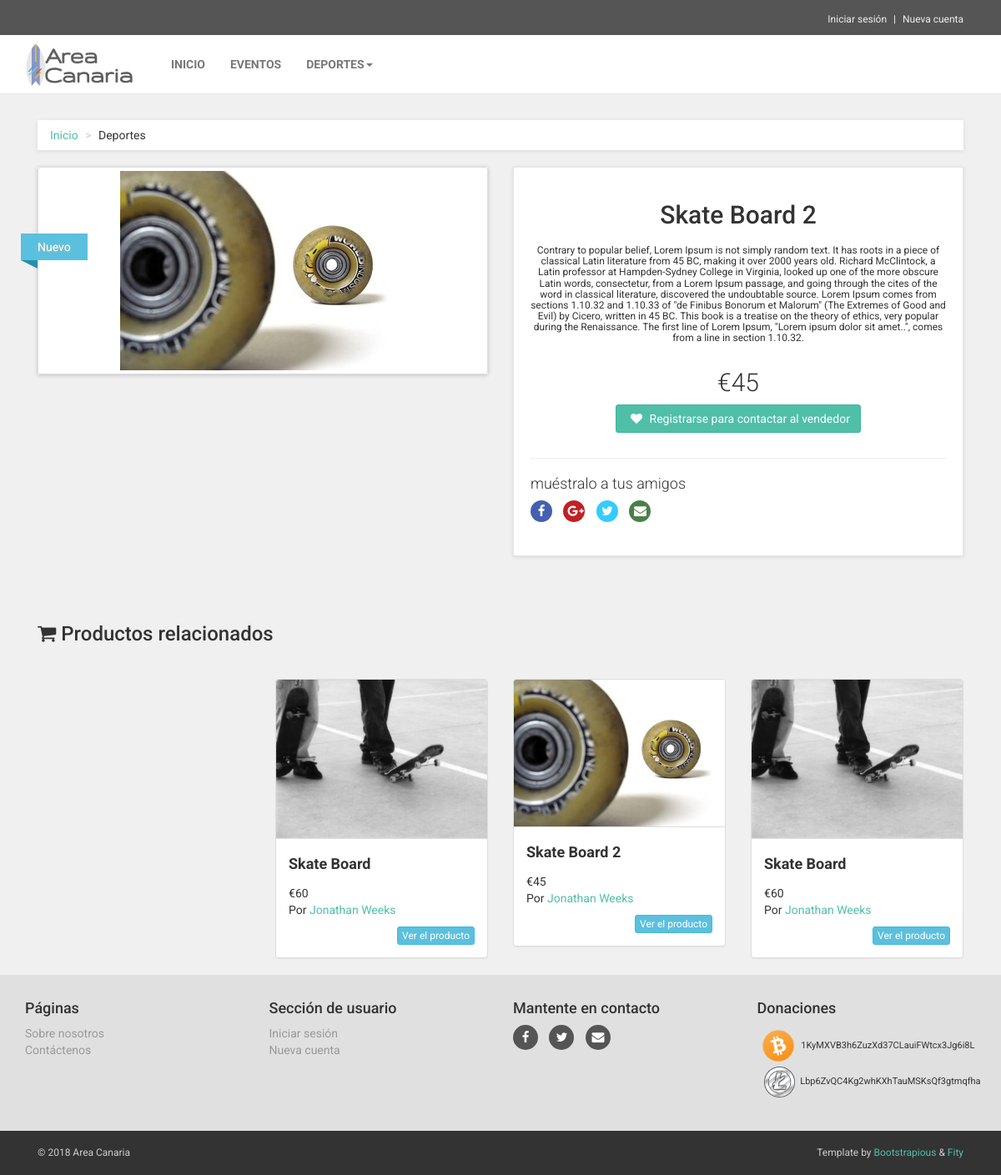
Screenshot of /Products_controller/product/106 with the database file from the repository.
### tables this page shows
CREATE TABLE `products` (
  `product_id` int(11) NOT NULL,
  `product_user_id` int(11) NOT NULL,
  `product_category_id` int(11) NOT NULL,
  `product_description` text NOT NULL,
  `product_name` varchar(255) NOT NULL,
  `product_cost` varchar(20) NOT NULL,
  `product_image` text NOT NULL,
  `product_timestamp` datetime NOT NULL
);

CREATE TABLE `users` (
  `user_id` int(11) NOT NULL,
  `user_is_admin` int(1) NOT NULL,
  `user_firstname` varchar(255) NOT NULL,
  `user_lastname` varchar(255) NOT NULL,
  `user_email` varchar(255) NOT NULL,
  `user_phone` bigint(15) NOT NULL,
  `user_image_cropped` text NOT NULL,
  `user_facebook` varchar(255) NOT NULL,
  `user_twitter` varchar(255) NOT NULL,
  `user_profile_or_business` int(11) NOT NULL,
  `user_business_name` varchar(255) NOT NULL,
  `user_business_position` text NOT NULL,
  `user_business_description` text NOT NULL,
  `user_business_website` varchar(255) NOT NULL,
  `user_business_email` varchar(255) NOT NULL,
  `user_business_facebook` text NOT NULL,
  `user_business_twitter` text NOT NULL,
  `user_password` varchar(255) NOT NULL,
  `user_timestamp` datetime NOT NULL DEFAULT CURRENT_TIMESTAMP ON UPDATE CURRENT_TIMESTAMP
);

### application/controllers/Products_controller.php (called while the page is built, shortened)
<?php
class Products_controller extends CI_Controller
{
    public function __construct()
    {
        $this->load->model("Products_model");
        $this->load->model("User_model");
    }
    public function product($product_id)
    {
        $data['products']         = $this->Products_model->product_by_id($product_id);
        $data['related_products'] = $this->Products_model->related_products();
        $this->load->view('products/product', $data);
    }
}

### index.php (called while the page is built, shortened)
<?php
require_once BASEPATH.'core/CodeIgniter.php';

### application/models/Products_model.php (called while the page is built, shortened)
<?php
class Products_model extends CI_Model {
    private $products_table = "products";
    private $users_table = "users";
    public function related_products() {
        $this->db->limit(8);
        $this->db->join("$this->users_table","$this->users_table.user_id = $this->products_table.product_user_id", 'left');
        $query = $this->db->get($this->products_table);
        return $query->result_array();
    }
    public function product_by_id($product_id) {
        $this->db->where("product_id", $product_id);
        $query = $this->db->get($this->products_table);
        return $query->result_array();
    }
}

### application/views/products/product.php (the view, shortened to what this page needs)
<div class="container">
    <div class="col-md-12">
        <ul class="breadcrumb">
          <li><a href="<?php echo base_url(); ?>"><?php echo $GLOBALS['home']; ?></a></li>
            <li><?php echo $GLOBALS['sports']; ?></li>
        </ul>
    </div>
    <?php foreach ($products as $product) { ?>
    <div class="col-md-12">
        <div class="row" id="productMain">
            <div class="col-sm-6">
                <div id="mainImage">
                        <a class="fancybox thumbnail center-block" rel="group" href="<?php echo base_url('assets/img/') . $product['product_image']?>">
                            <img class="media-object img-responsive" src="<?php echo base_url('assets/img/') . $product['product_image']?>">
                        </a>
                </div>
                <div class="ribbon new">
                    <div class="theribbon"><?php echo $GLOBALS['new']; ?></div>
                </div>
            </div>
            <div class="col-sm-6">
                <div class="box" id="details">
                    <h2 class="text-center"><?php echo $product['product_name']; ?></h2>
                    <p class="goToDescription"><?php echo $product['product_description']; ?></p>
                    <p class="price">€<?php echo $product['product_cost']; ?></p>
                    <p class="text-center buttons">
                    <?php if(empty($this->session->userdata('user_id'))) { ?>
                        <a href="<?php echo base_url('Auth_controller/register');?>" class="btn btn-primary"><i class="fa fa-heart"></i> <?php echo $GLOBALS['register_to_contact_seller']; ?></a>
                    <?php } else { ?>
                        <a href="<?php echo base_url("Products_controller/contact_seller/") . $product['product_user_id'] . "/" . $product['product_id'] ?>" class="btn btn-primary"><i class="fa fa-heart"></i><?php echo $GLOBALS['contact_seller']; ?></a>
                    <?php } ?>
                    </p>
                    <hr>
                    <div class="social">
                        <h4><?php echo $GLOBALS['show_it_to_your_friends']; ?></h4>
                        <p>
                            <a href="#" class="external facebook" data-animate-hover="pulse"><i class="fa fa-facebook"></i></a>
                            <a href="#" class="external gplus" data-animate-hover="pulse"><i class="fa fa-google-plus"></i></a>
                            <a href="#" class="external twitter" data-animate-hover="pulse"><i class="fa fa-twitter"></i></a>
                            <a href="#" class="email" data-animate-hover="pulse"><i class="fa fa-envelope"></i></a>
                        </p>
                    </div>
                </div>
            </div>
        </div>
    </div>
    <?php } ?>
  </div>
  <div class="container">
    <div class="container"><h3><i class="fa fa-shopping-cart"></i> <?php echo $GLOBALS['related_products']; ?></h3></div>
      <div <div class="container-fluid">
        <div class="masonry-container">
        <div class="col-xs-12 col-sm-6 col-md-3 masonry-sizer"></div>
        <?php foreach ($products as $product) { ?>
            <?php foreach ($related_products as $related_product) { ?>
                 <?php if($this->uri->segment(3) != $related_product['product_id']) { ?>
                     <?php if($product['product_category_id'] == $related_product['product_category_id']) { ?>
                        		<div class="col-xs-12 col-sm-6 col-md-3 masonry-item">
                        			<div class="panel panel-default panel-front">
                        				<div class="panel-heading">
                                     <h4 class="panel-title"><a HREF="#">
                                       <a class="fancybox" rel="group" href="<?php echo base_url('assets/img/') . $related_product['product_image']?>">
                                           <img class="media-object img-responsive" src="<?php echo base_url('assets/img/') . $related_product['product_image']?>">
                                       </a>
                                     </h4>
                        				</div>
                        				<div class="panel-body">
                        					<h4><?php echo $related_product['product_name']; ?></h4>
                                  €<?php echo $related_product['product_cost']; ?>
                                  <br>
                                  <span><?php echo $GLOBALS['by']; ?> <a href="<?php echo base_url("Profile_controller/profile/") . $related_product['user_id']; ?>"><?php echo $related_product['user_firstname'] . " " . $related_product['user_lastname'] ?></a></span>
                                  <br>
                        				<div class="text-right">
                                	<a href="<?php echo base_url("Products_controller/product/") . $related_product['product_id']; ?>" class="btn btn-info btn-xs" role="button"><?php echo $GLOBALS['view_product']; ?></a>
                        				</div>
                        				</div>
                        			</div>
                        		</div>
                        <?php } ?>
                   <?php } ?>
              <?php } ?>
         <?php } ?>
        </div>
    </div>
  </div>

### assets/css/custom.css (style rules this page uses)
.container-fluid { padding:0; }
.panel-front { margin-bottom:20px; margin-top:20px; }
.panel-front .panel-heading .panel-title img { border-radius:3px 3px 0px 0px; width:100%; }
.panel-front .panel-heading { padding: 0px; }
.panel-front .panel-heading h4 { line-height: 0; }
.panel-front .panel-body h4 { font-weight: bold; margin-top: 5px; margin-bottom: 15px; }
.text-right { margin-top: 10px; }
p { line-height: 1.3125rem; }

### assets/css/style.default.css (style rules this page uses)
a, button { -webkit-transition: all 0.2s ease-out; -moz-transition: all 0.2s ease-out; transition: all 0.2s ease-out; }
a i.fa, button i.fa { margin: 0 5px; }
.breadcrumb { -webkit-box-shadow: 0 1px 5px rgba(0, 0, 0, 0.1); box-shadow: 0 1px 5px rgba(0, 0, 0, 0.1); }
.box { background: #fff; margin: 0 0 30px; border: solid 1px #e6e6e6; -webkit-box-sizing: border-box; -moz-box-sizing: border-box; box-sizing: border-box; padding: 20px; -webkit-box-shadow: 0 1px 5px rgba(0, 0, 0, 0.1); box-shadow: 0 1px 5px rgba(0, 0, 0, 0.1); }
.ribbon { position: absolute; top: 50px; padding-left: 51px; z-index: 20; }
.ribbon .theribbon { position: relative; width: 80px; padding: 6px 20px 6px 20px; margin: 30px 10px 10px -71px; color: #fff; background-color: #4fbfa8; text-shadow: 0px 1px 2px #bbb; }
.ribbon .theribbon:before, .ribbon .theribbon:after { content: ' '; position: absolute; width: 0; height: 0; }
.ribbon .theribbon:after { left: 0px; top: 100%; border-width: 5px 10px; border-style: solid; border-color: #2d7b6b #2d7b6b transparent transparent; }
.ribbon.new { top: 50px; }
.ribbon.new .theribbon { background-color: #5bc0de; text-shadow: 0px 1px 2px #bbb; }
.ribbon.new .theribbon:after { border-color: #2390b0 #2390b0 transparent transparent; }
#content #mainImage { -webkit-box-shadow: 0 1px 5px rgba(0, 0, 0, 0.2); box-shadow: 0 1px 5px rgba(0, 0, 0, 0.2); }
#content #productMain { margin-bottom: 30px; }
#content #productMain .goToDescription { margin-top: 20px; font-size: 12px; text-align: center; }
#content #productMain .price { font-size: 30px; font-weight: 300; text-align: center; margin-top: 40px; }
#content #productMain .buttons { margin-bottom: 0; text-align: center; }
#content #productMain .buttons .btn { margin-bottom: 10px; }
#content #details .social { text-align: left; }
#content #details .social h4 { font-weight: 300; margin-bottom: 10px; }
#content #details .social p { line-height: 26px; }
#content #details .social p a { margin: 0 10px 0 0; color: #fff; display: inline-block; width: 26px; height: 26px; border-radius: 13px; line-height: 26px; font-size: 15px; text-align: center; -webkit-transition: all 0.2s ease-out; -moz-transition: all 0.2s ease-out; transition: all 0.2s ease-out; vertical-align: bottom; }
#content #details .social p a i { vertical-align: bottom; line-height: 26px; }
#content #details .social p a.facebook { background-color: #4460ae; }
#content #details .social p a.gplus { background-color: #c21f25; }
#content #details .social p a.twitter { background-color: #3cf; }
#content #details .social p a.email { background-color: #4a7f45; }
body { font-family: "Roboto", Helvetica, Arial, sans-serif; font-size: 14px; line-height: 1.42857143; color: #333333; background-color: #f0f0f0; }
a { color: #4fbfa8; text-decoration: none; }
hr { margin-top: 20px; margin-bottom: 20px; border: 0; border-top: 1px solid #eeeeee; }
.breadcrumb { padding: 8px 15px; margin-bottom: 20px; background-color: #ffffff; border-radius: 0; }
.breadcrumb > li + li:before { content: ">\00a0"; color: #cccccc; }
.btn { font-weight: normal; font-family: "Roboto", Helvetica, Arial, sans-serif; padding: 6px 12px; font-size: 14px; line-height: 1.42857143; border-radius: 3px; }
.btn-primary { color: #ffffff; background-color: #4fbfa8; border-color: #41b39c; }
.btn-xs { padding: 1px 5px; font-size: 12px; line-height: 1.5; border-radius: 3px; }
h1, h2, h3, h4, h5, h6, .h1, .h2, .h3, .h4, .h5, .h6 { font-family: inherit; font-weight: 500; line-height: 1.1; color: inherit; }
h1, .h1, h2, .h2, h3, .h3 { margin-top: 20px; margin-bottom: 20px; }
p, ul, ol { margin: 0 0 20px; }

### rows the page displays
products: product_image (picture), product_name "Skate Board 2", product_description "Contrary to popular belief, Lorem Ipsum is not simply random text. It has roots in a piece of classical Latin literature from 45 BC, making it over 2000 years old. Richard McClintock, a Latin professor at Hampden-Sydney College in Virginia, looked up one of the more obscure Latin words, consectetur, from a Lorem Ipsum passage, and going through the cites of the word in classical literature, discovered the undoubtable source. Lorem Ipsum comes from sections 1.10.32 and 1.10.33 of \"de Finibus Bonorum et Malorum\" (The Extremes of Good and Evil) by Cicero, written in 45 BC. This book is a treatise on the theory of ethics, very popular during the Renaissance. The first line of Lorem Ipsum,…", product_cost "45"
products: product_image (picture), product_name "Skate Board", product_cost "60", users.user_firstname "Jonathan", users.user_lastname "Weeks"
products: product_image (picture), product_name "Skate Board 2", product_cost "45", users.user_firstname "Jonathan", users.user_lastname "Weeks"
products: product_image (picture), product_name "Skate Board", product_cost "60", users.user_firstname "Jonathan", users.user_lastname "Weeks"

### other values shown
$GLOBALS['login'] "Iniciar sesión"
$GLOBALS['register'] "Nueva cuenta"
$GLOBALS['home'] "INICIO"
$GLOBALS['events'] "EVENTOS"
$GLOBALS['home'] "Inicio"
$GLOBALS['sports'] "Deportes"
$GLOBALS['related_products'] "Productos relacionados"
$GLOBALS['pages'] "Páginas"
$GLOBALS['about_us'] "Sobre nosotros"
$GLOBALS['contact_us'] "Contáctenos"
$GLOBALS['user_section'] "Sección de usuario"
$GLOBALS['stay_in_touch'] "Mantente en contacto"
$GLOBALS['donations'] "Donaciones"
